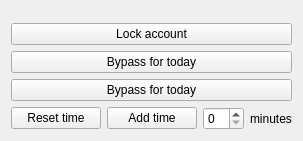
<?xml version="1.0" encoding="UTF-8"?>
<ui version="4.0">
 <class>Form</class>
 <widget class="QWidget" name="Form">
  <property name="geometry">
   <rect>
    <x>0</x>
    <y>0</y>
    <width>303</width>
    <height>141</height>
   </rect>
  </property>
  <property name="windowTitle">
   <string>Form</string>
  </property>
  <layout class="QVBoxLayout" name="verticalLayout">
   <item>
    <spacer name="verticalSpacer">
     <property name="orientation">
      <enum>Qt::Vertical</enum>
     </property>
     <property name="sizeHint" stdset="0">
      <size>
       <width>20</width>
       <height>40</height>
      </size>
     </property>
    </spacer>
   </item>
   <item>
    <widget class="QPushButton" name="btnLockAccount">
     <property name="enabled">
      <bool>true</bool>
     </property>
     <property name="text">
      <string>Lock account</string>
     </property>
    </widget>
   </item>
   <item>
    <widget class="QPushButton" name="btnBoundBypass">
     <property name="enabled">
      <bool>true</bool>
     </property>
     <property name="text">
      <string>Bypass for today</string>
     </property>
    </widget>
   </item>
   <item>
    <widget class="QPushButton" name="btnLimitBypass">
     <property name="enabled">
      <bool>true</bool>
     </property>
     <property name="text">
      <string>Bypass for today</string>
     </property>
    </widget>
   </item>
   <item>
    <layout class="QHBoxLayout" name="horizontalLayout_1">
     <item>
      <widget class="QPushButton" name="btnResetTime">
       <property name="enabled">
        <bool>true</bool>
       </property>
       <property name="sizePolicy">
        <sizepolicy hsizetype="Expanding" vsizetype="Fixed">
         <horstretch>0</horstretch>
         <verstretch>0</verstretch>
        </sizepolicy>
       </property>
       <property name="text">
        <string>Reset time</string>
       </property>
      </widget>
     </item>
     <item>
      <widget class="QPushButton" name="btnAddTime">
       <property name="enabled">
        <bool>true</bool>
       </property>
       <property name="sizePolicy">
        <sizepolicy hsizetype="Expanding" vsizetype="Fixed">
         <horstretch>0</horstretch>
         <verstretch>0</verstretch>
        </sizepolicy>
       </property>
       <property name="text">
        <string>Add time</string>
       </property>
      </widget>
     </item>
     <item>
      <layout class="QHBoxLayout" name="horizontalLayout_2">
       <property name="sizeConstraint">
        <enum>QLayout::SetDefaultConstraint</enum>
       </property>
       <item>
        <widget class="QSpinBox" name="sbAddTime">
         <property name="enabled">
          <bool>true</bool>
         </property>
        </widget>
       </item>
       <item>
        <widget class="QLabel" name="lbAddTime">
         <property name="sizePolicy">
          <sizepolicy hsizetype="Minimum" vsizetype="Preferred">
           <horstretch>0</horstretch>
           <verstretch>0</verstretch>
          </sizepolicy>
         </property>
         <property name="layoutDirection">
          <enum>Qt::RightToLeft</enum>
         </property>
         <property name="text">
          <string>minutes</string>
         </property>
        </widget>
       </item>
      </layout>
     </item>
    </layout>
   </item>
  </layout>
 </widget>
 <resources/>
 <connections/>
</ui>
